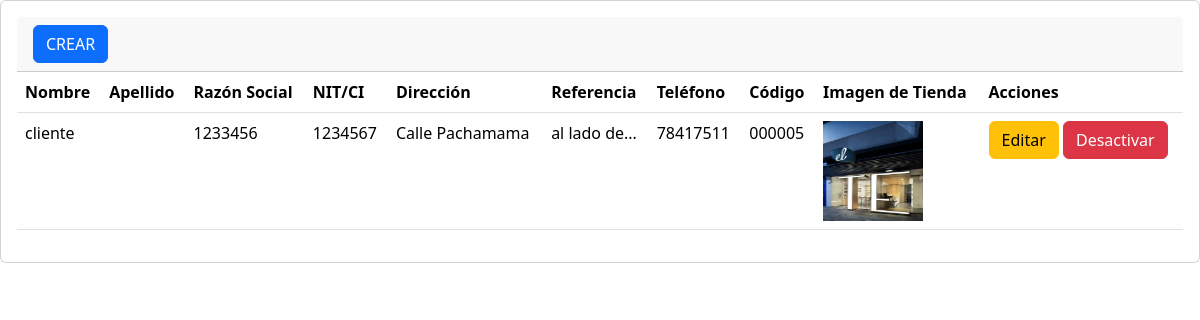
/secciones/cliente/index_p.php, run on the app's committed database.
### tables this page shows
CREATE TABLE `cliente` (
  `idcliente` int NOT NULL AUTO_INCREMENT,
  `nombre` varchar(45) NOT NULL,
  `apellido` varchar(45) NOT NULL,
  `razonSocial` varchar(45) DEFAULT NULL,
  `NIT_CI` varchar(255) DEFAULT NULL,
  `Direccion` varchar(100) NOT NULL,
  `Referencia` varchar(1000) NOT NULL,
  `telf` int DEFAULT NULL,
  `codigo` varchar(45) NOT NULL,
  `imagen_tienda` varchar(1000) DEFAULT NULL,
  `activo` tinyint DEFAULT NULL,
  `prevendedor_idprevendedor` int NOT NULL,
  PRIMARY KEY (`idcliente`),
  KEY `fk_cliente_prevendedor1_idx` (`prevendedor_idprevendedor`),
  CONSTRAINT `fk_cliente_prevendedor1` FOREIGN KEY (`prevendedor_idprevendedor`) REFERENCES `prevendedor` (`idprevendedor`)
);

### secciones/cliente/index_p.php (the view, shortened to what this page needs)
<?php
include("../../bd.php");
$sentencia = $conexion->prepare("
    SELECT c.*, e.nombre AS nombre_prevendedor
    FROM cliente c
    INNER JOIN prevendedor p ON c.prevendedor_idprevendedor = p.idprevendedor
    INNER JOIN empleados e ON p.datos = e.id_empleado
    WHERE c.activo = 1
");
$sentencia->execute();
$lista_clientes = $sentencia->fetchAll(PDO::FETCH_ASSOC);
include("../../templates/header.php");
?>
<div class="card">
    <div class="card-body">
        <div class="card-header">
            <a class="btn btn-primary" href="crear.php" role="button">CREAR</a>
        </div>
        <div class="table-responsive-sm">
            <table class="table">
                <thead>
                    <tr>
                        <th scope="col">Nombre</th>
                        <th scope="col">Apellido</th>
                        <th scope="col">Razón Social</th>
                        <th scope="col">NIT/CI</th>
                        <th scope="col">Dirección</th>
                        <th scope="col">Referencia</th>
                        <th scope="col">Teléfono</th>
                        <th scope="col">Código</th>
                        <th scope="col">Imagen de Tienda</th>
                        <th scope="col">Acciones</th>
                    </tr>
                </thead>
                <tbody>
                    <?php foreach ($lista_clientes as $cliente): ?>
                        <tr>
                            <td><?php echo htmlspecialchars($cliente['nombre']); ?></td>
                            <td><?php echo htmlspecialchars($cliente['apellido']); ?></td>
                            <td><?php echo htmlspecialchars($cliente['razonSocial']); ?></td>
                            <td><?php echo htmlspecialchars($cliente['NIT_CI']); ?></td>
                            <td><?php echo htmlspecialchars($cliente['Direccion']); ?></td>
                            <td><?php echo htmlspecialchars($cliente['Referencia']); ?></td>
                            <td><?php echo htmlspecialchars($cliente['telf']); ?></td>
                            <td><?php echo htmlspecialchars($cliente['codigo']); ?></td>
                            <td>
                                <?php if (!empty($cliente['imagen_tienda'])): ?>
                                    <img src="<?php echo htmlspecialchars($cliente['imagen_tienda']); ?>" alt="Imagen de Tienda" width="100" height="100">
                                <?php else: ?>
                                    No hay imagen
                                <?php endif; ?>
                            </td>
                            <td>
                                <a href="editar.php?id=<?php echo htmlspecialchars($cliente['idcliente']); ?>" class="btn btn-warning">Editar</a>
                                <a href="index.php?id=<?php echo htmlspecialchars($cliente['idcliente']); ?>" class="btn btn-danger">Desactivar</a>
                            </td>
                        </tr>
                    <?php endforeach; ?>
                </tbody>
            </table>
        </div>
    </div>
</div>
<?php include("../../templates/footer.php"); ?>

### data on the page
cliente: nombre "cliente", razonSocial "1233456", NIT_CI "1234567", Direccion "Calle Pachamama", Referencia "al lado de...", telf "78417511", codigo "000005", imagen_tienda (picture)
